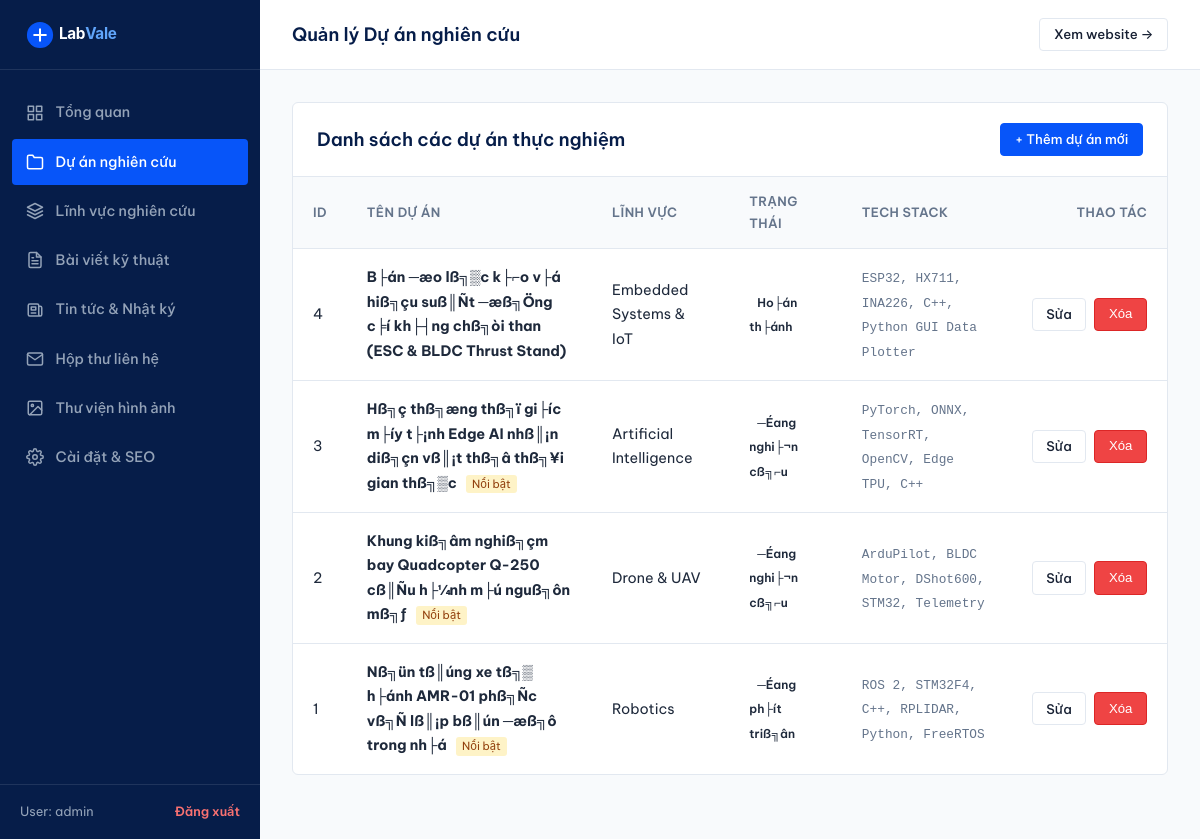
Page /admin/projects.php (signed in) on the earlier database version.
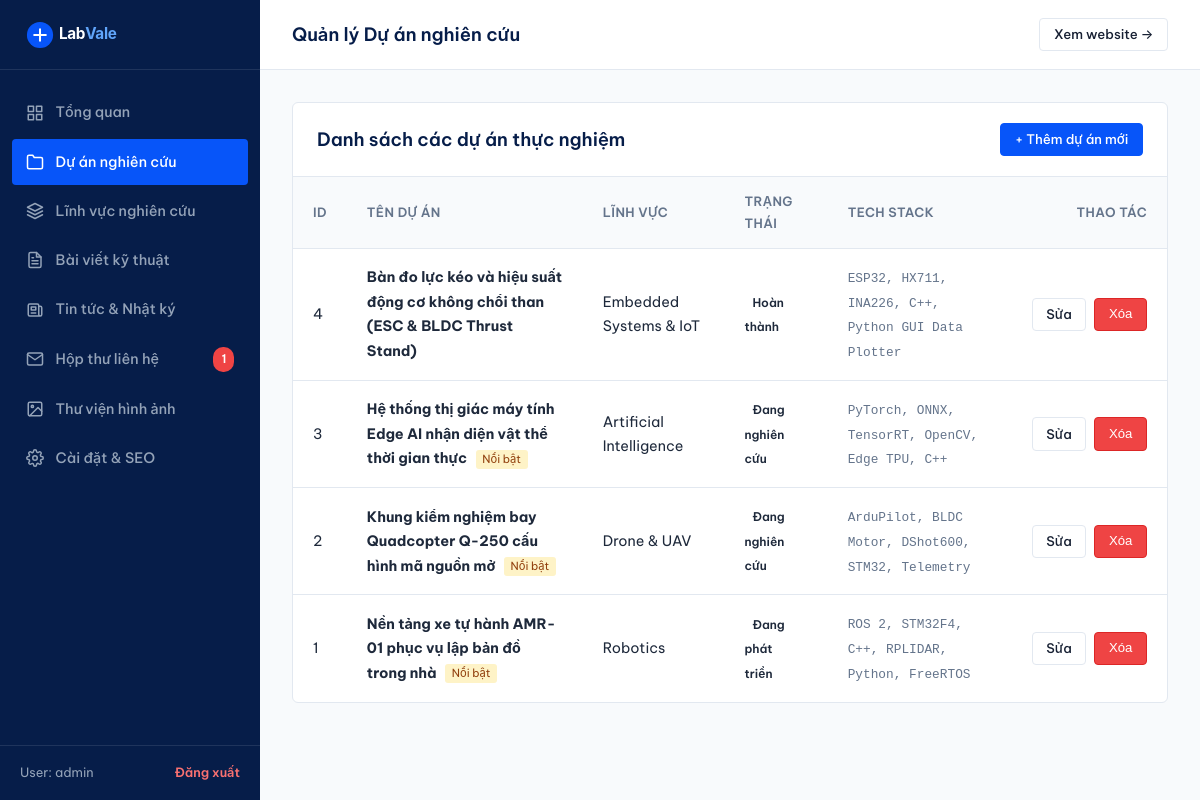
Same page on the later database version.
### tables this page shows
CREATE TABLE `projects` (
  `id` int(11) NOT NULL AUTO_INCREMENT,
  `area_id` int(11) DEFAULT NULL,
  `title` varchar(200) NOT NULL,
  `slug` varchar(200) NOT NULL,
  `status` enum('Ý tưởng','Đang nghiên cứu','Đang phát triển','Hoàn thành') DEFAULT 'Đang nghiên cứu',
  `summary` text NOT NULL,
  `content` longtext NOT NULL,
  `tech_stack` varchar(255) NOT NULL,
  `image` varchar(255) NOT NULL,
  `image_caption` varchar(255) DEFAULT NULL,
  `github_url` varchar(255) DEFAULT NULL,
  `demo_url` varchar(255) DEFAULT NULL,
  `is_featured` tinyint(1) DEFAULT 0,
  `sort_order` int(11) DEFAULT 0,
  `created_at` datetime DEFAULT current_timestamp(),
  `updated_at` datetime DEFAULT current_timestamp() ON UPDATE current_timestamp(),
  PRIMARY KEY (`id`),
  UNIQUE KEY `slug` (`slug`),
  KEY `area_id` (`area_id`),
  CONSTRAINT `fk_projects_area` FOREIGN KEY (`area_id`) REFERENCES `research_areas` (`id`) ON DELETE SET NULL
);

CREATE TABLE `research_areas` (
  `id` int(11) NOT NULL AUTO_INCREMENT,
  `slug` varchar(100) NOT NULL,
  `name` varchar(150) NOT NULL,
  `subtitle` varchar(255) NOT NULL,
  `icon_svg` text NOT NULL,
  `short_desc` text NOT NULL,
  `full_content` longtext NOT NULL,
  `image` varchar(255) NOT NULL,
  `sort_order` int(11) DEFAULT 0,
  `is_active` tinyint(1) DEFAULT 1,
  `created_at` datetime DEFAULT current_timestamp(),
  PRIMARY KEY (`id`),
  UNIQUE KEY `slug` (`slug`)
);

### includes/helpers.php (called while the page is built, shortened)
<?php
function url(string $path = ''): string {
    $cleanPath = '/' . ltrim($path, '/');
    if ($cleanPath === '/') {
        return BASE_PATH === '' ? '/' : BASE_PATH . '/';
    }
    return BASE_PATH . $cleanPath;
}
function asset(string $path = ''): string {
    $cleanPath = ltrim($path, '/');
    $fullUrl = url('assets/' . $cleanPath);
    $realPath = __DIR__ . '/../assets/' . $cleanPath;
    if (file_exists($realPath)) {
        return $fullUrl . '?v=' . filemtime($realPath);
    }
    return $fullUrl;
}
function e(?string $str): string {
    return htmlspecialchars($str ?? '', ENT_QUOTES, 'UTF-8');
}

### admin/projects.php (the view, shortened to what the changed rows need)
<?php
$adminNav = 'projects';
    ?>
    <?php
require_once __DIR__ . '/views/header.php';
$projects = $db->query("
    SELECT p.*, a.name AS area_name
    FROM `projects` p
    LEFT JOIN `research_areas` a ON p.area_id = a.id
    ORDER BY p.id DESC
")->fetchAll();
?>
<div class="admin-card">
    <div style="overflow-x: auto;">
        <table class="admin-table">
            <thead>
                <tr>
                    <th style="width: 50px;">ID</th>
                    <th>Tên dự án</th>
                    <th>Lĩnh vực</th>
                    <th>Trạng thái</th>
                    <th>Tech Stack</th>
                    <th style="text-align: right; width: 140px;">Thao tác</th>
                </tr>
            </thead>
            <tbody>
                <?php if (!empty($projects)): ?>
                    <?php foreach ($projects as $p): ?>
                        <tr>
                            <td><?= $p['id'] ?></td>
                            <td>
                                <strong><?= e($p['title']) ?></strong>
                                <?php if ($p['is_featured']): ?>
                                    <span style="font-size: 0.7rem; background-color: #FEF3C7; color: #92400E; padding: 0.15rem 0.4rem; border-radius: 3px; margin-left: 0.35rem;">Nổi bật</span>
                                <?php endif; ?>
                            </td>
                            <td><?= e($p['area_name'] ?? 'Chưa gắn') ?></td>
                            <td>
                                <span class="project-status-tag" style="position: static; font-size: 0.75rem; padding: 0.2rem 0.5rem; border-radius: 4px;">
                                    <?= e($p['status']) ?>
                                </span>
                            </td>
                            <td>
                                <span style="font-size: 0.8rem; color: var(--admin-muted); font-family: monospace;">
                                    <?= e($p['tech_stack']) ?>
                                </span>
                            </td>
                            <td style="text-align: right;">
                                <div class="admin-actions-cell" style="justify-content: flex-end;">
                                    <a href="<?= url('/admin/projects?action=edit&id=' . $p['id']) ?>" class="btn btn-secondary btn-sm">Sửa</a>
                                    <form action="<?= url('/admin/projects') ?>" method="POST" onsubmit="return confirm('Bạn có chắc chắn muốn xóa dự án này không?');">
                                        <button type="submit" class="btn btn-danger btn-sm">Xóa</button>
                                    </form>
                                </div>
                            </td>
                        </tr>
                    <?php endforeach; ?>
                <?php else: ?>
                    <tr>
                        <td colspan="6" style="text-align: center; color: var(--admin-muted);">Chưa có dự án nào.</td>
                    </tr>
                <?php endif; ?>
            </tbody>
        </table>
    </div>
</div>
<?php require_once __DIR__ . '/views/footer.php'; ?>

### admin/views/header.php (shortened to what the changed rows need)
<?php
$adminNav = $adminNav ?? 'dashboard';
$db = Database::getConnection();
$unreadContacts = (int)$db->query("SELECT COUNT(*) FROM `contacts` WHERE `is_read` = 0")->fetchColumn();
?>
<!DOCTYPE html>
<html lang="vi">
<head>
    <link rel="stylesheet" href="<?= asset('css/style.css') ?>">
    <link rel="stylesheet" href="<?= asset('css/admin.css') ?>">
</head>
<body class="admin-body">
    <aside class="admin-sidebar">
        <nav class="admin-nav">
            <a href="<?= url('/admin/contacts') ?>" class="admin-nav-link <?= $adminNav === 'contacts' ? 'active' : '' ?>">
                <svg width="18" height="18" viewBox="0 0 24 24" fill="none" stroke="currentColor" stroke-width="2" stroke-linecap="round" stroke-linejoin="round"><path d="M4 4h16c1.1 0 2 .9 2 2v12c0 1.1-.9 2-2 2H4c-1.1 0-2-.9-2-2V6c0-1.1.9-2 2-2z"/><polyline points="22,6 12,13 2,6"/></svg>
                <span>Hộp thư liên hệ</span>
                <?php if ($unreadContacts > 0): ?>
                    <span class="admin-badge"><?= $unreadContacts ?></span>
                <?php endif; ?>
            </a>
        </nav>
    </aside>
    <div class="admin-main">
        <div class="admin-content">

Differences in the rows shown:
changed projects "ESP32, HX711, INA226, C++, Python GUI Data Plotter": title "B├án ─æo lß╗▒c k├⌐o v├á hiß╗çu suß║Ñt ─æß╗Öng c╞í kh├┤ng chß╗òi than (ESC & BLDC Thrust Stand)" → "Bàn đo lực kéo và hiệu suất động cơ không chổi than (ESC & BLDC Thrust Stand)"; status "Ho├án th├ánh" → "Hoàn thành"
changed projects "PyTorch, ONNX, TensorRT, OpenCV, Edge TPU, C++": title "Hß╗ç thß╗æng thß╗ï gi├íc m├íy t├¡nh Edge AI nhß║¡n diß╗çn vß║¡t thß╗â thß╗¥i gian thß╗▒c" → "Hệ thống thị giác máy tính Edge AI nhận diện vật thể thời gian thực"; status "─Éang nghi├¬n cß╗⌐u" → "Đang nghiên cứu"
changed projects "ArduPilot, BLDC Motor, DShot600, STM32, Telemetry": title "Khung kiß╗âm nghiß╗çm bay Quadcopter Q-250 cß║Ñu h├¼nh m├ú nguß╗ôn mß╗ƒ" → "Khung kiểm nghiệm bay Quadcopter Q-250 cấu hình mã nguồn mở"; status "─Éang nghi├¬n cß╗⌐u" → "Đang nghiên cứu"
changed projects "ROS 2, STM32F4, C++, RPLIDAR, Python, FreeRTOS": title "Nß╗ün tß║úng xe tß╗▒ h├ánh AMR-01 phß╗Ñc vß╗Ñ lß║¡p bß║ún ─æß╗ô trong nh├á" → "Nền tảng xe tự hành AMR-01 phục vụ lập bản đồ trong nhà"; status "─Éang ph├ít triß╗ân" → "Đang phát triển"
Other differences:
$unreadContacts: (not shown) → "1"
